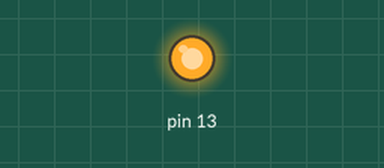
Recording of a sketch running on a simulated Arduino Uno, built with avr-gcc and run on an emulated ATmega328P. On the bench: output pins drawn as LEDs (lit = HIGH).

Above: at 0.2 s.
At 5.5 s:
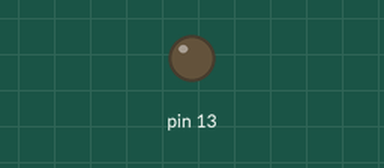
Timing chart, 0 to 8.0 s (numbered marks = the images above):
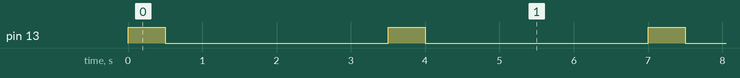

The sketch:

blink-led-cpp.ino
```cpp
#include <avr/io.h>
#include <util/delay.h>

int main(void) {
    // Set pin 13 PORTB5 as output
    DDRB |= (1 << DDB5);

    while (1) {
        // Turn on the LED
        PORTB |= (1 << PORTB5);
        _delay_ms(500);

        // Turn off the LED
        PORTB &= ~(1 << PORTB5);
        _delay_ms(3000);
    }
}
```

blink-led-cpp.cpp
```cpp
#include <avr/io.h>
#include <util/delay.h>

int main(void) {
    // Set pin 13 PORTB5 as output
    DDRB |= (1 << DDB5);

    while (1) {
        // Turn on the LED
        PORTB |= (1 << PORTB5);
        _delay_ms(500);

        // Turn off the LED
        PORTB &= ~(1 << PORTB5);
        _delay_ms(3000);
    }
}
```

Measured:
- by itself, pin 13: alternates HIGH for 0.50 s and LOW for 3.0 s
